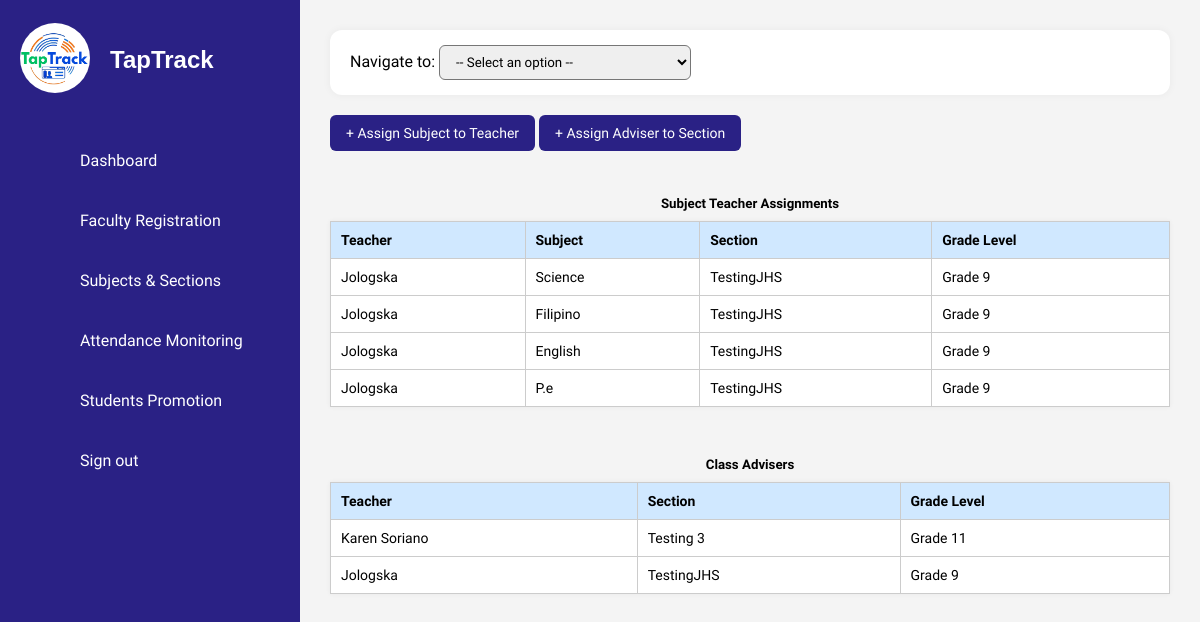
Page /ISIERA/teacher_assigning.php on the committed database.
### tables this page shows
CREATE TABLE `faculty` (
  `id` int(11) NOT NULL,
  `teacher_id` varchar(6) NOT NULL,
  `name` varchar(100) NOT NULL,
  `email` varchar(100) NOT NULL,
  `contact` varchar(20) DEFAULT NULL,
  `dob` date NOT NULL,
  `password` varchar(255) NOT NULL
);

CREATE TABLE `subjects` (
  `id` int(11) NOT NULL,
  `subject_name` varchar(255) NOT NULL,
  `student_type` varchar(150) NOT NULL,
  `created_at` timestamp NOT NULL DEFAULT current_timestamp(),
  `strand_id` int(11) DEFAULT NULL
);

CREATE TABLE `sections` (
  `id` int(11) NOT NULL,
  `section_name` varchar(100) NOT NULL,
  `student_type` enum('JHS','SHS') NOT NULL,
  `grade_level` varchar(20) DEFAULT NULL,
  `created_at` timestamp NOT NULL DEFAULT current_timestamp(),
  `strand_id` int(11) DEFAULT NULL
);

### ISIERA/teacher_assigning.php (the view, shortened to what this page needs)
<?php
include 'db_connection.php';
?>
<!DOCTYPE html>
<html lang="en">
<head>
  <link rel="stylesheet" href="assets/css/style.css" />
</head>
<body>
<?php include 'sidebar.php'; ?>
<div class="main-content">
  <div class="dropdown-nav">
    <label>Navigate to:</label>
    <select onchange="navigate(this.value)">
      <option value="">-- Select an option --</option>
    </select>
  </div>
  <button class="add-btn" onclick="openModal('subjectModal')">+ Assign Subject to Teacher</button>
  <button class="add-btn" onclick="openModal('adviserModal')">+ Assign Adviser to Section</button>
  <h5 style="margin-top: 30px; margin-bottom: 10px; text-align:center;">Subject Teacher Assignments</h5>
  <table>
    <thead>
      <tr><th>Teacher</th><th>Subject</th><th>Section</th><th>Grade Level</th></tr>
    </thead>
    <tbody>
      <?php
      $assignments = $conn->query("SELECT f.name AS teacher_name, s.subject_name, sec.section_name, sec.grade_level FROM teacher_subjects ts JOIN faculty f ON ts.teacher_id = f.id JOIN subjects s ON ts.subject_id = s.id JOIN sections sec ON ts.section_id = sec.id ORDER BY sec.grade_level ASC, sec.section_name ASC");
      if ($assignments->num_rows > 0):
        while ($row = $assignments->fetch_assoc()):
      ?>
      <tr>
        <td><?= htmlspecialchars($row['teacher_name']) ?></td>
        <td><?= htmlspecialchars($row['subject_name']) ?></td>
        <td><?= htmlspecialchars($row['section_name']) ?></td>
        <td><?= htmlspecialchars($row['grade_level']) ?></td>
      </tr>
      <?php endwhile; else: ?>
      <tr><td colspan="4" style="text-align:center;">No subject-teacher assignments found.</td></tr>
      <?php endif; ?>
    </tbody>
  </table>
  <h5 style="margin-top: 50px; margin-bottom: 10px; text-align:center;">Class Advisers</h5>
  <table>
    <thead>
      <tr><th>Teacher</th><th>Section</th><th>Grade Level</th></tr>
    </thead>
    <tbody>
      <?php
      $advisers = $conn->query("SELECT f.name AS teacher_name, sec.section_name, sec.grade_level FROM section_advisers sa JOIN faculty f ON sa.teacher_id = f.id JOIN sections sec ON sa.section_id = sec.id ORDER BY sec.grade_level ASC, sec.section_name ASC");
      if ($advisers->num_rows > 0):
        while ($row = $advisers->fetch_assoc()):
      ?>
      <tr>
        <td><?= htmlspecialchars($row['teacher_name']) ?></td>
        <td><?= htmlspecialchars($row['section_name']) ?></td>
        <td><?= htmlspecialchars($row['grade_level']) ?></td>
      </tr>
      <?php endwhile; else: ?>
      <tr><td colspan="3" style="text-align:center;">No adviser assignments found.</td></tr>
      <?php endif; ?>
    </tbody>
  </table>
</div>
</body>
</html>

### ISIERA/assets/css/style.css (style rules this page uses)
* { font-family: 'Ubuntu', sans-serif; margin: 0; padding: 0; box-sizing: border-box; }
:root { --blue: #2a2185; --white: #fff; --gray: #f5f5f5; --black1: #222; --black2: #999; }
body { min-height: 100vh; overflow-x: hidden; }
.main-content { margin-left: 300px; padding: 20px; background-color: #f4f4f4; min-height: 100vh; overflow-x: hidden; width: calc(100% - 300px); }
.dropdown-nav { background-color: #fff; border-radius: 12px; padding: 15px 20px; margin-bottom: 20px; box-shadow: 0 0 8px rgba(0,0,0,0.05); }
.dropdown-nav select { padding: 8px 12px; border-radius: 6px; }

### ISIERA/teacher_assigning.php (style rules this page uses)
body { background: #f9f9f9; font-family: 'Segoe UI', sans-serif; }
.main-content { margin-left: 300px; padding: 30px; }
.dropdown-nav { background-color: #fff; border-radius: 12px; padding: 15px 20px; margin-bottom: 20px; box-shadow: 0 0 8px rgba(0,0,0,0.05); }
.dropdown-nav select { padding: 8px 12px; border-radius: 6px; }
button.add-btn { background-color: #2a2185; color: white; padding: 10px 16px; border: none; border-radius: 6px; cursor: pointer; font-size: 14px; margin-bottom: 15px; }
table { width: 100%; border-collapse: collapse; background-color: #fff; box-shadow: 0 0 5px rgba(0,0,0,0.05); margin-bottom: 30px; }
table thead { background-color: #d0e8ff; }
th, td { padding: 10px; border: 1px solid #ccc; text-align: left; font-size: 14px; }

### rows in the picture
faculty: name "Jologska", subjects.subject_name "Science", sections.section_name "TestingJHS", sections.grade_level "Grade 9", subjects.subject_name "Filipino", subjects.subject_name "English", subjects.subject_name "P.e"
faculty: name "Karen Soriano", sections.section_name "Testing 3", sections.grade_level "Grade 11"
